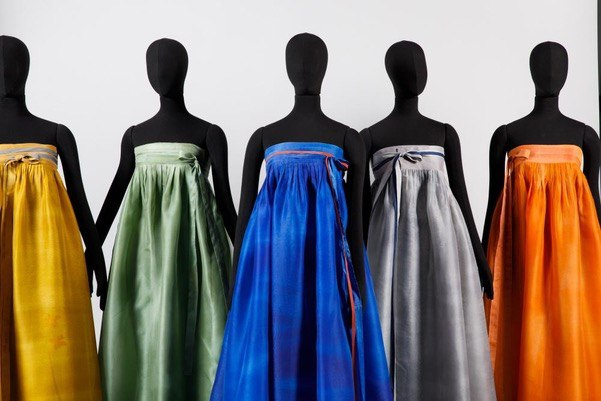
#> input picture OpenCv/image/test1.jpeg, 601 x 401 px, found by its file name
$ python edge.py   (older library calls are emulated)
#> lines starting #> are read from the running program, lines starting #| are printed output that depends on the picture; after the words box and inside, x2 and y2 are one past the last pixel; in counts of white or black regions, pixels touching at a corner belong together


# Convolution Filter
# 수직 필터
# -1  0  1
# -2  0  2
# -1  0  1

# 수평필터
# 1   2  1
# 0   0  0
# -1 -2 -1

import cv2
src = cv2.imread("/Users/triplet_dev/Python_openCV/OpenCV/image/test1.jpeg")
#> src is the input picture: shape (401, 601, 3); mean B, G, R 114.8, 119.7, 129.2

gray = cv2.cvtColor(src, cv2.COLOR_BGR2GRAY)
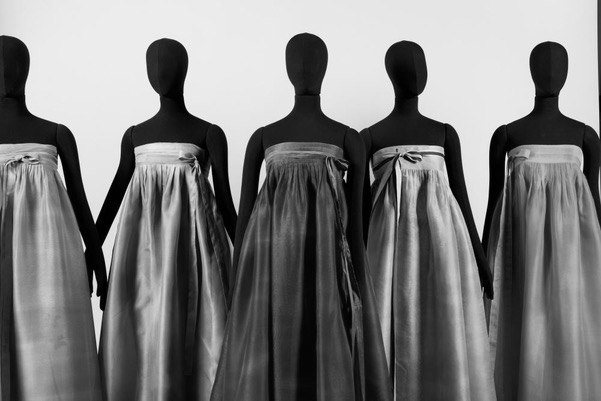
#> gray: shape (401, 601); min 0, max 255, mean 121.9

# 가장 많이 사용
canny = cv2.Canny(src, 100, 255)
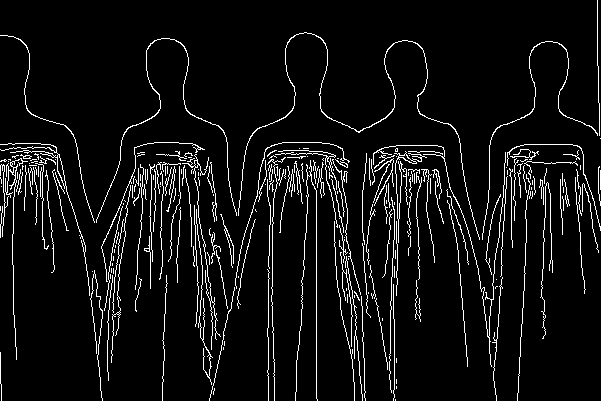
#> canny: shape (401, 601); 6.4% white in thin lines or dots

# 윤곽선을 파란색으로 만들기
# 이미지에서 같은 레벨의 것들을 골라줌
contours, hierarchy = cv2.findContours(
    canny, cv2.RETR_LIST, cv2.CHAIN_APPROX_SIMPLE)
#> contours = 277 contours, 261 with area under 20; largest, box (x1, y1, x2, y2) and area: (0, 143, 90, 296) 142, (238, 32, 480, 240) 115, (57, 154, 66, 187) 111, (394, 151, 427, 243) 80, (96, 38, 237, 223) 64

for cnt in contours:
    cv2.drawContours(src, [cnt], 0, (255, 0, 0), 3)
#> this loop made 277 passes
#> cnt on passes 1, 3, 4: [[395, 399], [395, 400]], [[396, 386], [396, 388]], [[396, 379], [396, 383]]
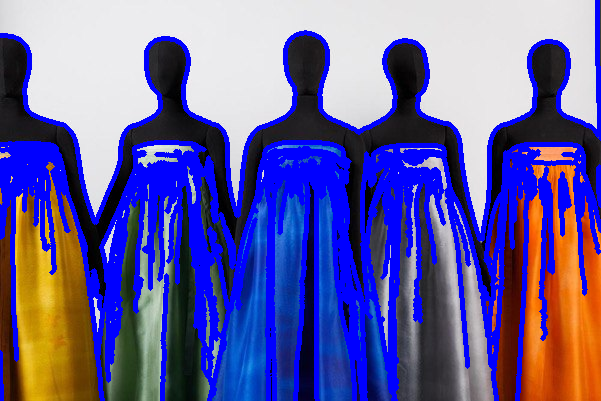
#> src: shape (401, 601, 3); mean B, G, R 157.5, 93.9, 100.9


# [7 lines of commented-out code are left out]

cv2.imshow("src", src)
# [5 lines of commented-out code are left out]

cv2.waitKey(0)
cv2.destroyAllWindows()

$ run again, with OpenCv/image/test.png saved as OpenCv/image/test1.jpeg
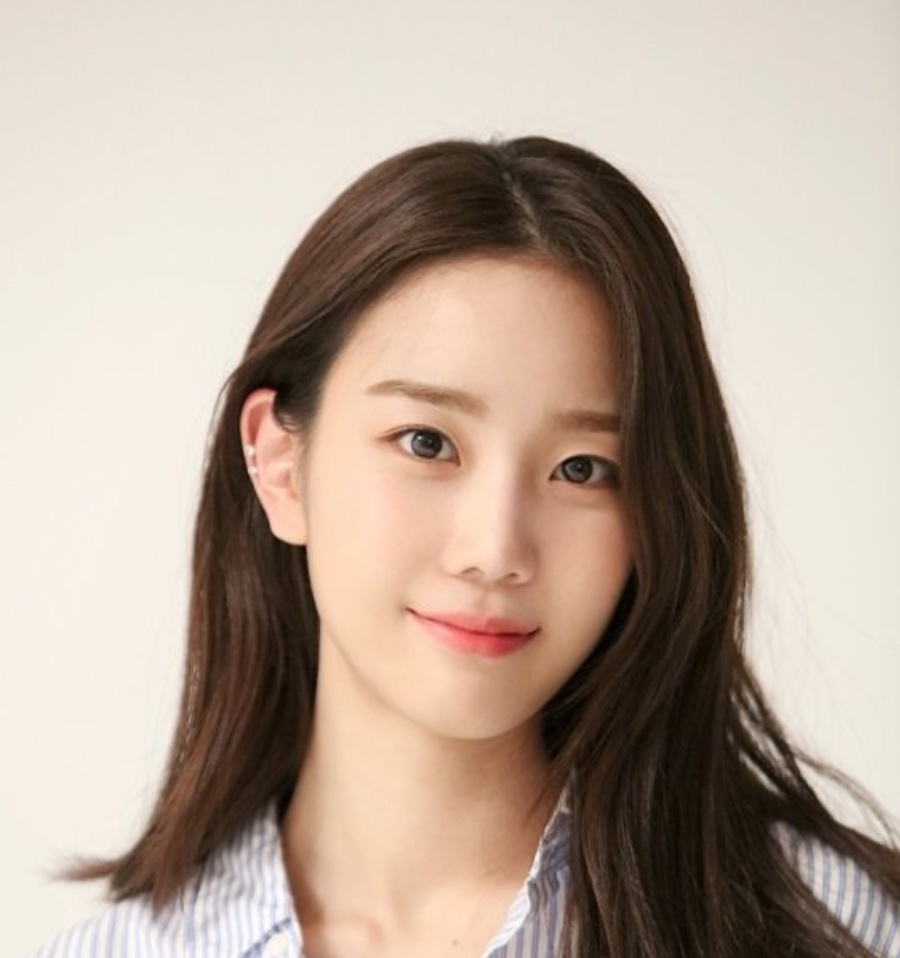
#> input picture OpenCv/image/test.png, 900 x 958 px, found by its file name
#> src is the input picture: shape (958, 900, 3); mean B, G, R 152.9, 166.6, 184
#> `canny = cv2.Canny(src, 100, 255)`:
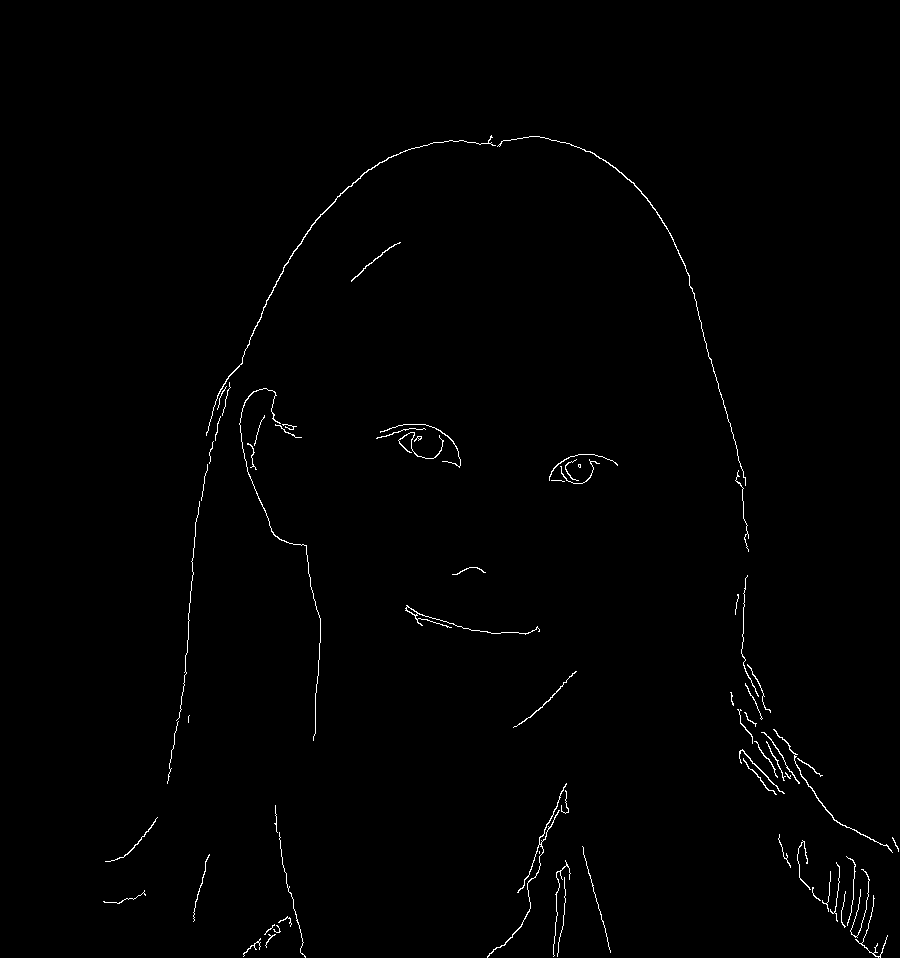
#> canny: shape (958, 900); 0.73% white in thin lines or dots, all inside (x1, y1, x2, y2) = (103, 135, 899, 958)
#> contours = 75 contours, 59 with area under 20; largest, box (x1, y1, x2, y2) and area: (206, 135, 496, 436) 156, (497, 136, 746, 486) 97, (487, 783, 567, 958) 92, (773, 729, 893, 853) 84, (405, 605, 540, 635) 72
#> the loop `for cnt in contours:` made 75 passes
#> cnt on passes 17, 36, 37: [[539, 851], [539, 853]], [[760, 718], [761, 717], [762, 718], [761, 719]], [[189, 715], [188, 716], [188, 722], [188, 716]]
#> after the loop `for cnt in contours:`:
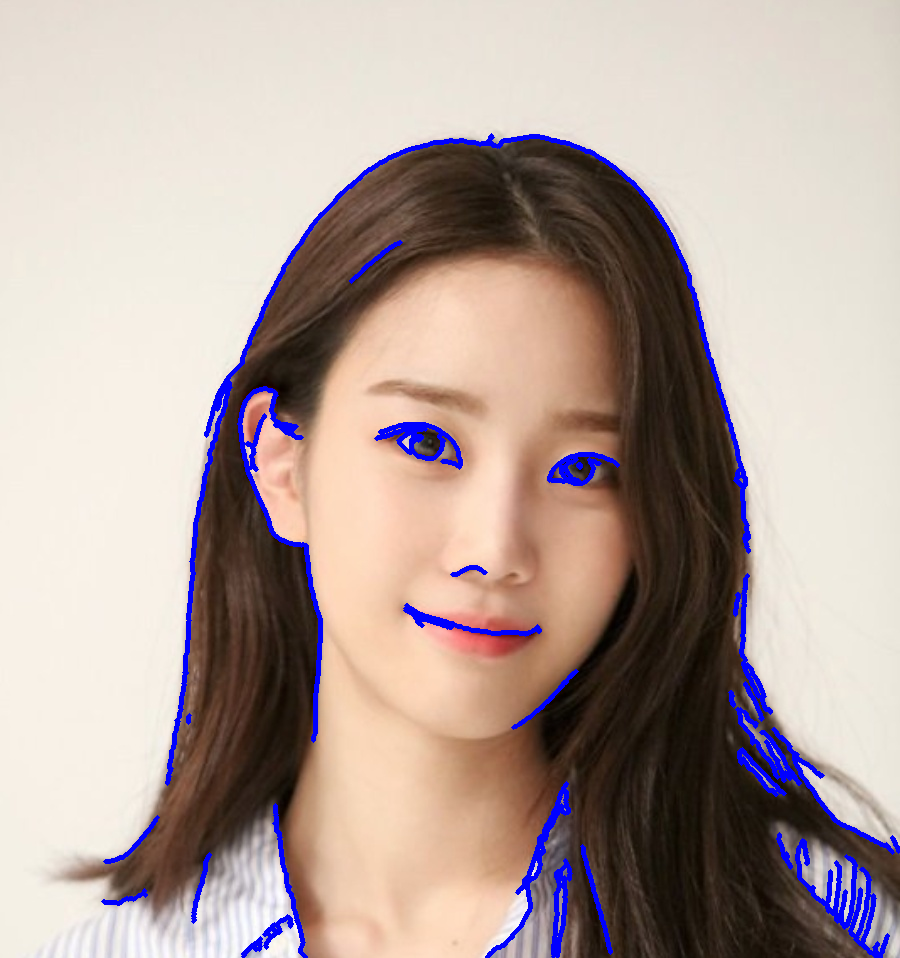
#> src: shape (958, 900, 3); 3.11% of pixels changed, all inside (x1, y1, x2, y2) = (101, 133, 900, 958)
